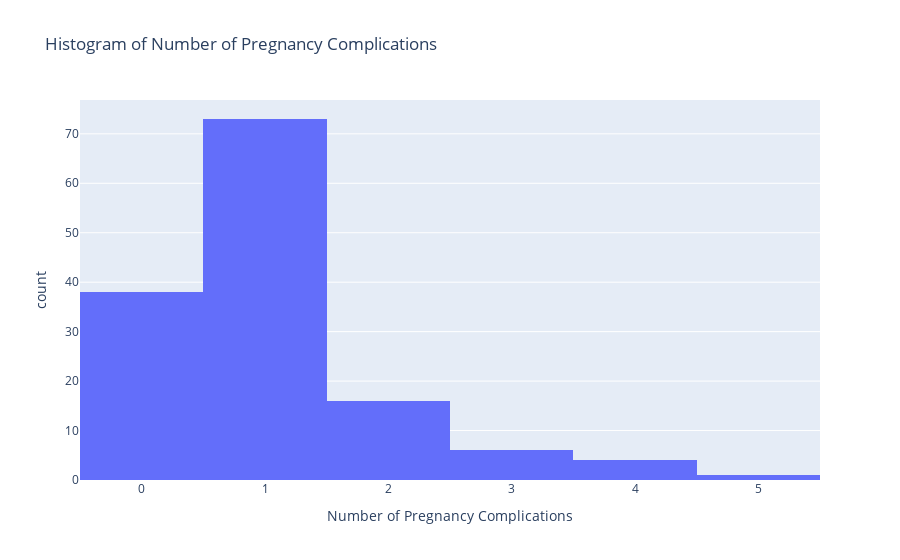

The cell this chart's notebook holds for it:
### Code cell
# Plot an histogram on the target variable
import plotly.express as px

fig = px.histogram(df, x="PregnancyComplicationsCount", nbins=10,
                    labels={"PregnancyComplicationsCount": "Number of Pregnancy Complications"},
                    title="Histogram of Number of Pregnancy Complications")

fig.show()

# Write to HTML
pio.write_html(fig, file='histogram.html', auto_open=False)

### Figure 1 — Plotly figure (JSON) as saved in the notebook; plotly's stock layout.template omitted (floating-point values rounded to 4 significant figures; data arrays with more than 128 entries replaced by an {"elided": "..."} marker saying what was removed)
{"data": [{"alignmentgroup": "True", "bingroup": "x", "hovertemplate": "Number of Pregnancy Complications=%{x}<br>count=%{y}<extra></extra>", "legendgroup": "", "marker": {"color": "#636efa", "pattern": {"shape": ""}}, "name": "", "nbinsx": 10, "offsetgroup": "", "orientation": "v", "showlegend": false, "type": "histogram", "x": {"elided": "138 int values"}, "xaxis": "x", "yaxis": "y"}], "layout": {"barmode": "relative", "legend": {"tracegroupgap": 0}, "title": {"text": "Histogram of Number of Pregnancy Complications"}, "xaxis": {"anchor": "y", "domain": [0, 1], "title": {"text": "Number of Pregnancy Complications"}}, "yaxis": {"anchor": "x", "domain": [0, 1], "title": {"text": "count"}}}}
